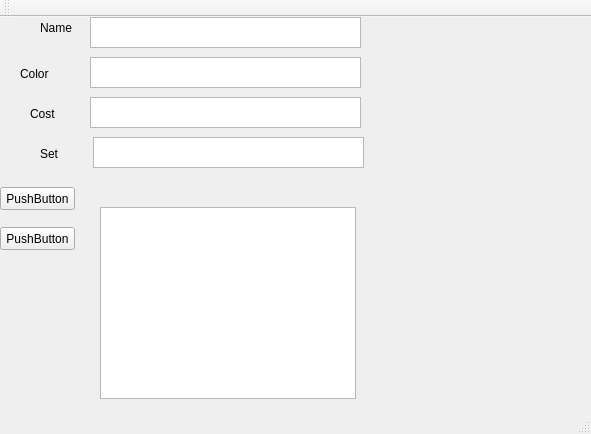
<?xml version="1.0" encoding="UTF-8"?>
<ui version="4.0">
 <class>MainWindow</class>
 <widget class="QMainWindow" name="MainWindow">
  <property name="geometry">
   <rect>
    <x>0</x>
    <y>0</y>
    <width>591</width>
    <height>434</height>
   </rect>
  </property>
  <property name="windowTitle">
   <string>MainWindow</string>
  </property>
  <widget class="QWidget" name="centralWidget">
   <widget class="QPushButton" name="pushButton">
    <property name="geometry">
     <rect>
      <x>0</x>
      <y>210</y>
      <width>75</width>
      <height>23</height>
     </rect>
    </property>
    <property name="text">
     <string>PushButton</string>
    </property>
   </widget>
   <widget class="QPushButton" name="pushButton_2">
    <property name="geometry">
     <rect>
      <x>0</x>
      <y>170</y>
      <width>75</width>
      <height>23</height>
     </rect>
    </property>
    <property name="text">
     <string>PushButton</string>
    </property>
   </widget>
   <widget class="QListWidget" name="listWidget">
    <property name="geometry">
     <rect>
      <x>100</x>
      <y>190</y>
      <width>256</width>
      <height>192</height>
     </rect>
    </property>
   </widget>
   <widget class="QTextEdit" name="textEdit">
    <property name="geometry">
     <rect>
      <x>90</x>
      <y>0</y>
      <width>271</width>
      <height>31</height>
     </rect>
    </property>
   </widget>
   <widget class="QLabel" name="label">
    <property name="geometry">
     <rect>
      <x>40</x>
      <y>0</y>
      <width>51</width>
      <height>21</height>
     </rect>
    </property>
    <property name="text">
     <string>Name</string>
    </property>
   </widget>
   <widget class="QTextEdit" name="textEdit_2">
    <property name="geometry">
     <rect>
      <x>90</x>
      <y>40</y>
      <width>271</width>
      <height>31</height>
     </rect>
    </property>
   </widget>
   <widget class="QTextEdit" name="textEdit_3">
    <property name="geometry">
     <rect>
      <x>90</x>
      <y>80</y>
      <width>271</width>
      <height>31</height>
     </rect>
    </property>
   </widget>
   <widget class="QTextEdit" name="textEdit_4">
    <property name="geometry">
     <rect>
      <x>93</x>
      <y>120</y>
      <width>271</width>
      <height>31</height>
     </rect>
    </property>
   </widget>
   <widget class="QLabel" name="label_2">
    <property name="geometry">
     <rect>
      <x>20</x>
      <y>50</y>
      <width>47</width>
      <height>13</height>
     </rect>
    </property>
    <property name="text">
     <string>Color</string>
    </property>
   </widget>
   <widget class="QLabel" name="label_3">
    <property name="geometry">
     <rect>
      <x>30</x>
      <y>90</y>
      <width>47</width>
      <height>13</height>
     </rect>
    </property>
    <property name="text">
     <string>Cost</string>
    </property>
   </widget>
   <widget class="QLabel" name="label_4">
    <property name="geometry">
     <rect>
      <x>40</x>
      <y>130</y>
      <width>47</width>
      <height>13</height>
     </rect>
    </property>
    <property name="text">
     <string>Set</string>
    </property>
   </widget>
  </widget>
  <widget class="QMenuBar" name="menuBar">
   <property name="geometry">
    <rect>
     <x>0</x>
     <y>0</y>
     <width>591</width>
     <height>21</height>
    </rect>
   </property>
  </widget>
  <widget class="QToolBar" name="mainToolBar">
   <attribute name="toolBarArea">
    <enum>TopToolBarArea</enum>
   </attribute>
   <attribute name="toolBarBreak">
    <bool>false</bool>
   </attribute>
  </widget>
  <widget class="QStatusBar" name="statusBar"/>
 </widget>
 <layoutdefault spacing="6" margin="11"/>
 <resources/>
 <connections/>
</ui>
